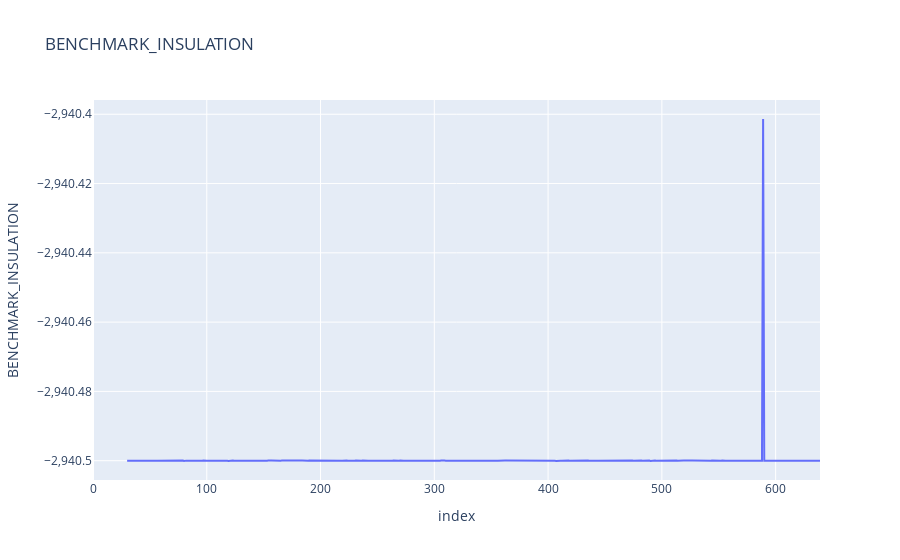

This figure's notebook cell:
### Code cell
px.line(data, y="BENCHMARK_INSULATION", title="BENCHMARK_INSULATION")

### Figure 1 — Plotly figure (JSON) as saved in the notebook; plotly's stock layout.template omitted (floating-point values rounded to 4 significant figures; data arrays with more than 128 entries replaced by an {"elided": "..."} marker saying what was removed)
{"data": [{"hovertemplate": "index=%{x}<br>BENCHMARK_INSULATION=%{y}<extra></extra>", "legendgroup": "", "line": {"color": "#636efa", "dash": "solid"}, "marker": {"symbol": "circle"}, "mode": "lines", "name": "", "orientation": "v", "showlegend": false, "type": "scatter", "x": {"elided": "640 int values"}, "xaxis": "x", "y": {"elided": "640 float values"}, "yaxis": "y"}], "layout": {"legend": {"tracegroupgap": 0}, "title": {"text": "BENCHMARK_INSULATION"}, "xaxis": {"anchor": "y", "domain": [0, 1], "title": {"text": "index"}}, "yaxis": {"anchor": "x", "domain": [0, 1], "title": {"text": "BENCHMARK_INSULATION"}}}}
